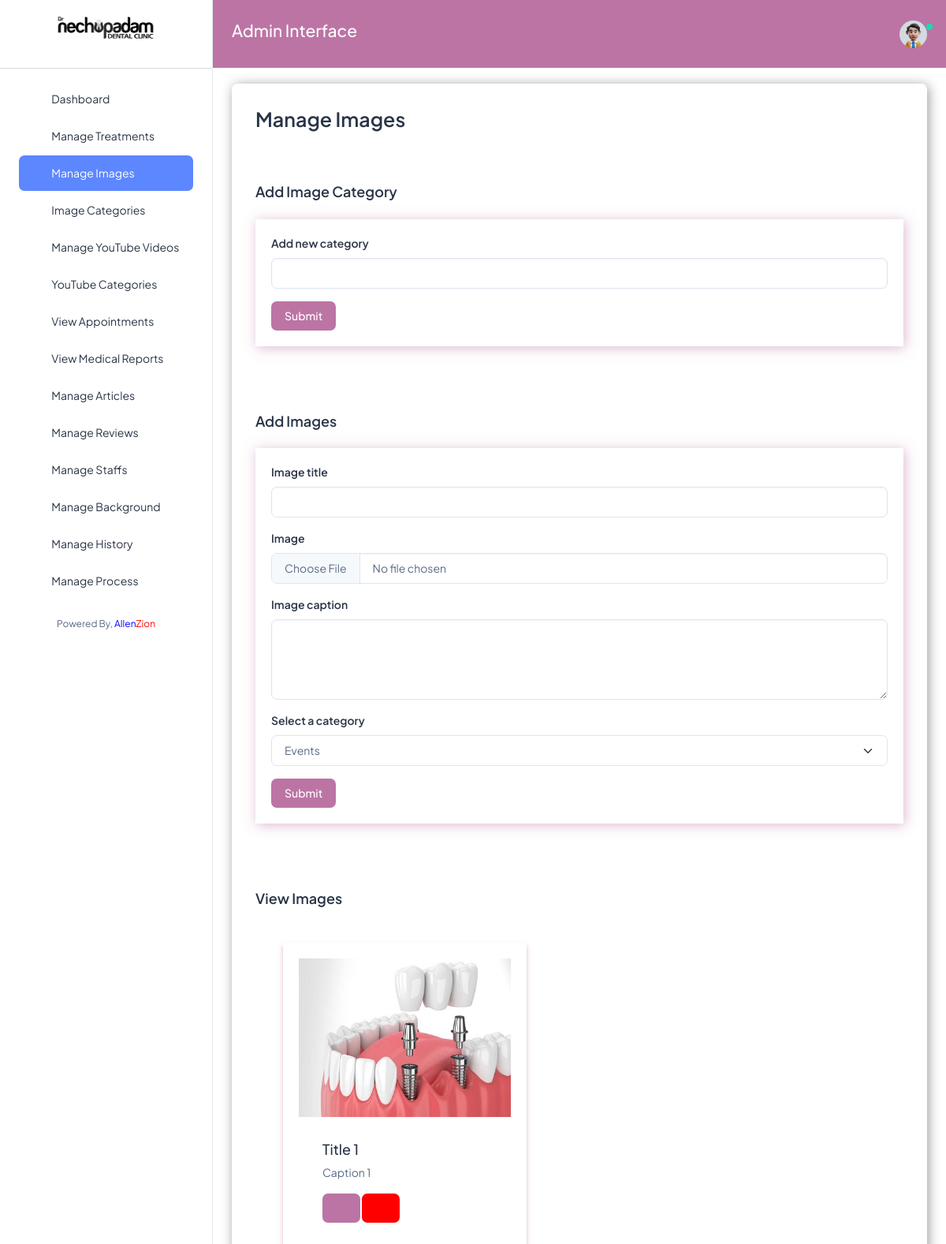
The page /images (signed in) on the database its author committed.
### nechuwebapp/models.py (models this page shows, shortened)
class Images(models.Model):
    title = models.CharField(max_length=200)
    image = models.ImageField(upload_to='myimages/', null=True, blank=True)
    description = models.TextField(blank=True)
    category = models.CharField(max_length=200, blank=True)
    uploaded_date = models.DateTimeField(default=timezone.now, editable=False)
    edited_date = models.DateTimeField(auto_now=True, editable=False)
    @property
    def imageURL(self):
        try:
            url = self.image.url
        except:
            url = ''
        return  url

### nechuwebapp/views.py (the view)
# urls.py: path('images', views.images, name='images'),
def images(request):
    categories = Image_category.objects.all()
    images = Images.objects.all()
    context = {'images':images, 'categories':categories}
    return render(request, 'nechuadmin/images.html', context)

### nechuwebapp/templates/nechuadmin/images.html (shortened to what this page needs)
{% extends 'nechuadmin/base.html' %}
{% load static %}
{% block content %}
<h1 class="card-title fw-semibold mb-4" style="font-size:25px;">Manage Images</h1>
<br>
<br>
<h5 class="card-title fw-semibold mb-4">Add Image Category</h5>
<div class="custom-card" style="box-shadow: 2px 2px 15px rgba(188, 116, 165, 0.5); padding: 20px;">
    <form action="{% url 'add_image_category' %}" method="POST">
      <div class="mb-3">
        <label for="treatmentTitle" class="form-label">Add new category</label>
        <input type="text" class="form-control" id="treatmentTitle" aria-describedby="titleHelp" name="category">
      </div>
      <button type="submit" class="btn" style="background-color:#bc74a5; color:white;">Submit</button>
    </form>
  </div>
<br>
<br>
<br>
<br>
<h5 class="card-title fw-semibold mb-4">Add Images</h5>
  <div class="custom-card" style="box-shadow: 2px 2px 15px rgba(188, 116, 165, 0.5); padding: 20px;">
    <form action="{% url 'add_image' %}" enctype="multipart/form-data" method="POST">
      <div class="mb-3">
        <label for="treatmentTitle" class="form-label">Image title</label>
        <input type="text" class="form-control" id="treatmentTitle" aria-describedby="titleHelp" name="title">
      </div>
      <div class="mb-3">
        <label for="treatmentImage" class="form-label">Image</label>
        <input type="file" class="form-control" id="treatmentImage" name="image">
      </div>
      <div class="mb-3">
        <label for="treatmentDescription" class="form-label">Image caption</label>
        <textarea class="form-control" id="treatmentDescription" rows="4" name="description"></textarea>
      </div>
      <div class="mb-3">
        <label for="treatmentDropdown" class="form-label">Select a category</label>
        <select class="form-select" id="treatmentDropdown" name="category">
          {% for i in categories %}
            <option value="{{i.category}}">{{i.category}}</option>
          {% endfor %}
        </select>
      </div>
      <button type="submit" class="btn" style="background-color:#bc74a5; color:white;">Submit</button>
    </form>
  </div>
  <br>
  <br>
  <br>
  <br>
  <h5 class="card-title fw-semibold mb-4">View Images</h5>
  <br>
  <div class="card-container">
    {% for i in images %}
      <div class="custom-cardtwo" onclick="window.location.href=''">
        <img src="{{i.imageURL}}" alt="Treatment Image" style="width: 100%;">
        <div class="card-body">
          <h5 class="card-title">{{i.title}}</h5>
          <p class="card-text" style="overflow: hidden; max-height: 6.0em;">{{i.description}}</p>
          <a href="{% url 'edit_image' i.pk %}"><button class="btn btn-square" style="background-color:#bc74a5; color:white;">
            <i class="ti ti-pencil fs-5"></i>
          </button></a>
          <a href="{% url 'delete_image' i.pk %}"><button class="btn btn-square" style="background-color:red; color:white;">
            <i class="ti ti-trash fs-5"></i>
          </button>
        </div></a>
      </div>
    {% endfor %}
  </div>
{% endblock %}

### nechuwebapp/templates/nechuadmin/base.html (style rules this page uses)
.custom-card { box-shadow: 2px 2px 15px rgba(0, 0, 0, 0.4); }

### nechuwebapp/templates/nechuadmin/images.html (style rules this page uses)
.card-container { display: flex; flex-wrap: wrap; justify-content: space-between; gap: 10px; margin: 0 35px; }
.custom-cardtwo { box-shadow: 0 4px 6px rgba(188, 116, 165, 0.5); width: calc(42% - 7px); padding: 20px; cursor: pointer; transition: transform 0.2s; margin-bottom:50px; }

### rows shown on the page
Images: imageURL (picture), title "Title 1", description "Caption 1"

### other values the page prints
form field category "Events"
